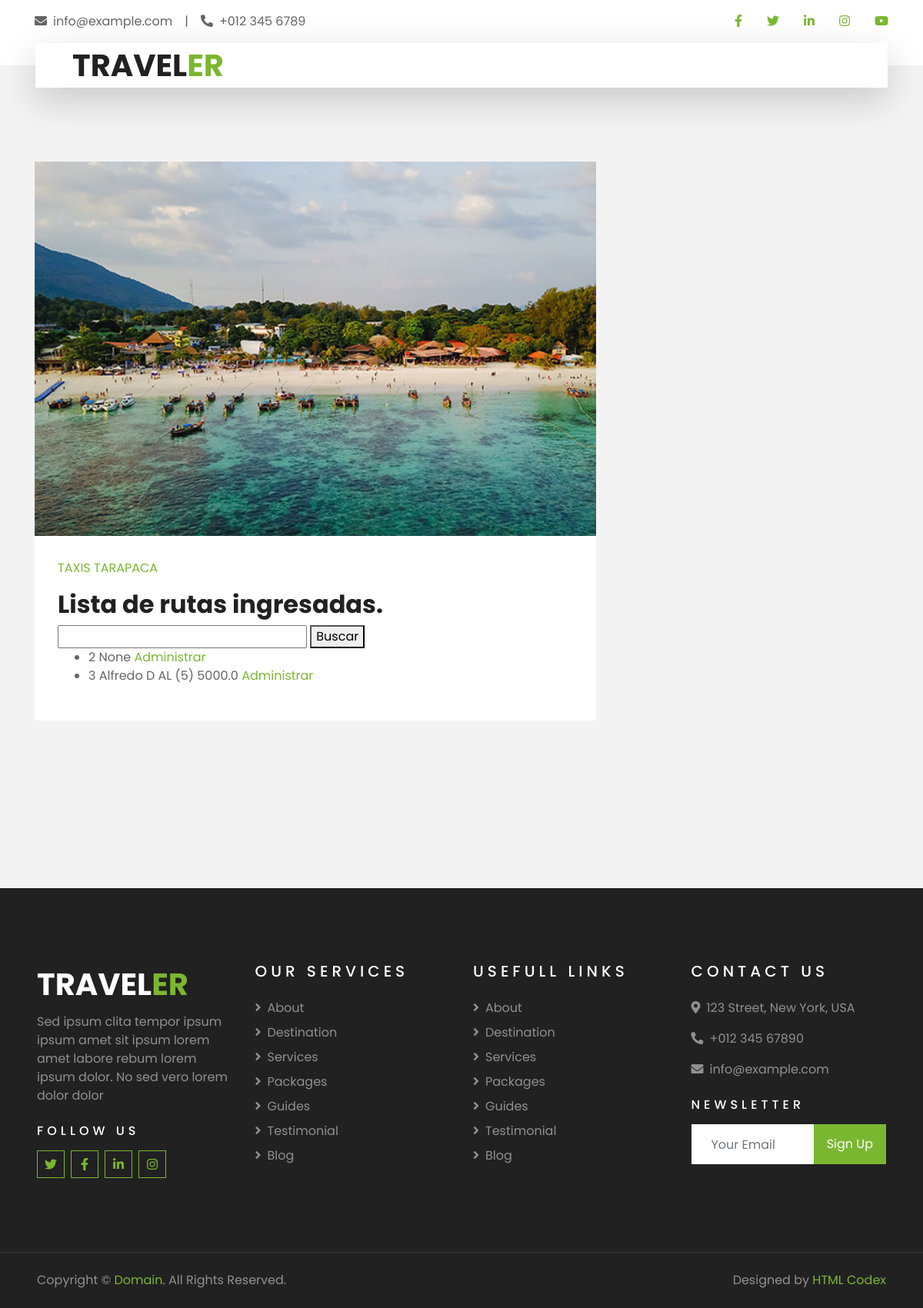
The page /es/scr_arut/ (signed in) on the database as committed earlier.
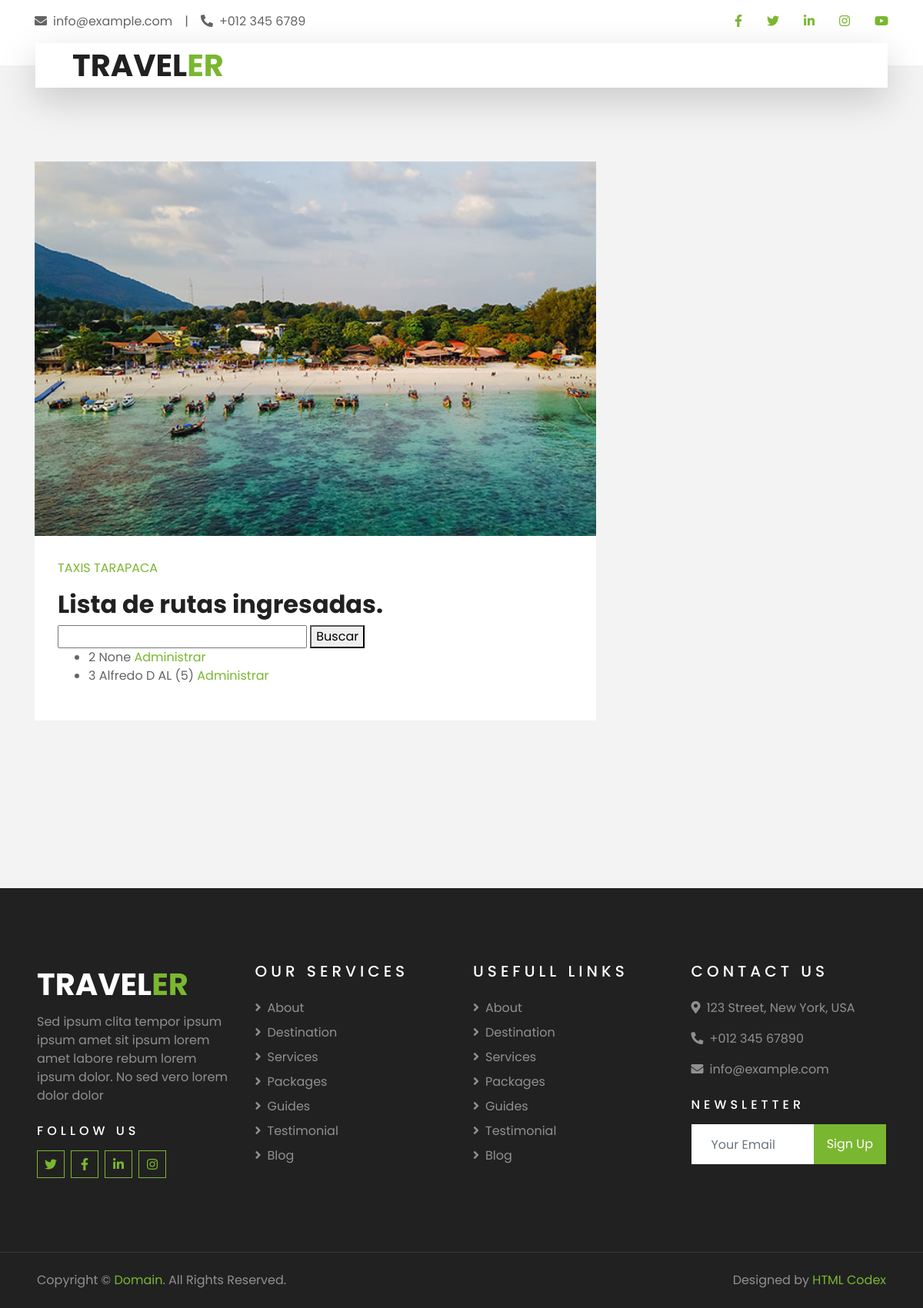
The same page on the database as committed later.
### Gestion_viajes/models.py (models this page shows, shortened)
class Ruta(models.Model):
    id = models.AutoField(primary_key=True,unique=True)
    conductor = models.ForeignKey(Taxista,on_delete=models.SET_NULL,null=True,blank=True,default=None)
    origen = models.CharField(max_length=254,null=True,blank=True)
    numero_origen = models.IntegerField(null=True,blank=True)
    tipo_origen = models.ForeignKey(TiposCalle,on_delete = models.SET_NULL,blank=True,null=True,default=None,related_name='ruta_torigen')
    destino = models.CharField(max_length=54,null=True,blank=True)
    numero_destino = models.IntegerField(null=True,blank=True)
    tipo_destino = models.ForeignKey(TiposCalle,on_delete = models.SET_NULL,blank=True,null=True,default=None,related_name='ruta_tdestino')
    fecha_viaje = models.DateField(null=True,blank=True)
    hora_viaje = models.TimeField(null=True,blank=True)
    anulado = models.IntegerField(null=True,blank=True)
    motivo_anulacion = models.TextField(null=True,blank=True)
    observacion = models.CharField(max_length=254,null=True,blank=True)
    descripcion = models.TextField(null=True,blank=True)
    tipo_tarifa = models.ForeignKey(Tarifa,models.SET_NULL,null=True,blank=True,default=None)
    monto_tarifa = models.FloatField(null=True,blank=True)
    region = models.ForeignKey(Region,on_delete=models.SET_NULL,null=True,blank=True,default=None)
    ciudad = models.ForeignKey(Ciudad,on_delete=models.SET_NULL,null=True,blank=True,default=None)
    comuna = models.ForeignKey(Comuna,on_delete=models.SET_NULL,null=True,blank=True,default=None)
    region_destino = models.ForeignKey(Region,on_delete=models.SET_NULL,null=True,blank=True,default=None,related_name='ruta_rdestino')
    ciudad_destino = models.ForeignKey(Ciudad,on_delete=models.SET_NULL,null=True,blank=True,default=None,related_name='ruta_cidestino')
    comuna_destino = models.ForeignKey(Comuna,on_delete=models.SET_NULL,null=True,blank=True,default=None,related_name='ruta_codestino')
    deleted_at = models.DateTimeField(null=True,blank=True)
    created_at = models.DateTimeField(null=True,blank=True)

class Tarifa(models.Model):
    id = models.AutoField(primary_key=True,unique=True)
    nombre = models.CharField(max_length=54,blank=True,null=True)
    tipo_tarifa = models.ForeignKey(TiposTarifa,on_delete=models.SET_NULL,blank=True,null=True,default=None)
    convenio = models.ForeignKey(Convenio,on_delete=models.SET_NULL,blank=True,null=True,default=None)
    monto_tarifa = models.FloatField(null=True,blank=True)
    deleted_at = models.DateTimeField(null=True,blank=True)
    created_at = models.DateTimeField(null=True,blank=True)

class Taxista(models.Model):
    id = models.AutoField(primary_key=True,unique=True)
    nombre = models.CharField(max_length=54,null=True,blank=True)
    apellido_p = models.CharField(max_length=54,null=True,blank=True)
    apellido_m = models.CharField(max_length=54,null=True,blank=True)
    genero = models.CharField(max_length=54,null=True,blank=True)
    secretaria_encargada = models.ForeignKey(Secretaria,on_delete=models.SET_NULL,null=True,blank=True,default=None)
    run = models.IntegerField(null=True,blank=True)
    dv = models.CharField(max_length=1,null=True,blank=True)
    estado = models.IntegerField(null=True,blank=True)
    deleted_at = models.DateTimeField(null=True,blank=True)
    created_at = models.DateTimeField(null=True,blank=True)
    def __str__(self):
        return self.nombre + ' ' + self.apellido_p + ' ' + self.apellido_m + ' ' + '(' + str(self.id) + ')'

### Gestion_viajes/views.py (the view)
# urls.py: path("scr_arut/",views.scr_mostrar_rutas,name='scr_mostrar_rutas'),
def scr_mostrar_rutas(request):
    usuario = request.session.get('user',None)
    if usuario is not None:
        form = BusquedaRutaForm()
        context = {'form':form}
        try:
            rutas = Ruta.objects.filter(deleted_at=None)
        except:
            rutas = None
        if rutas is not None:
            context = {'form':form,'rutas':rutas}
        else:
            context = None
        return render(request,'Gestion_viajes/scr_admin_rutas.html',context)
    else:
        return render(request,'Gestion_viajes/err_frb.html')

### Gestion_viajes/forms.py
class BusquedaRutaForm(forms.Form):
    busqueda = forms.CharField(label='Buscar Ruta', max_length=100, required=False)

### Taxis_tarapaca/templates/Gestion_viajes/scr_admin_rutas.html (shortened to what this page needs)
{% extends "secretarias_page.html" %}
{% load cms_tags %}
{% block content %}
    <div class="taxistas-lista">
        <h2>Lista de rutas ingresadas.</h2>
        <form method="get" action="{% url 'scr_buscar_rutas' %}">
            {{ form.busqueda }}
            <button type="submit">Buscar</button>
        </form>
        {% if rutas %}
            <ul>
                {% for ruta in rutas %}
                    <li>{{ ruta.id }} {{ ruta.conductor }} {{ ruta.tipo_tarifa.monto_tarifa }}
                        <a href = "{% url 'scr_ver_datos_ruta' id_ruta=ruta.id %}">Administrar</a>
                    </li>
                {% endfor %}
            </ul>
        {% else %}
            <p>No hay rutas registradas.</p>
        {% endif %}
    </div>
{% endblock content %}

Rows that differ between the two databases and show on the page:
changed Ruta "Alfredo D AL (5)": tipo_tarifa.monto_tarifa "5000.0" → (not shown)
